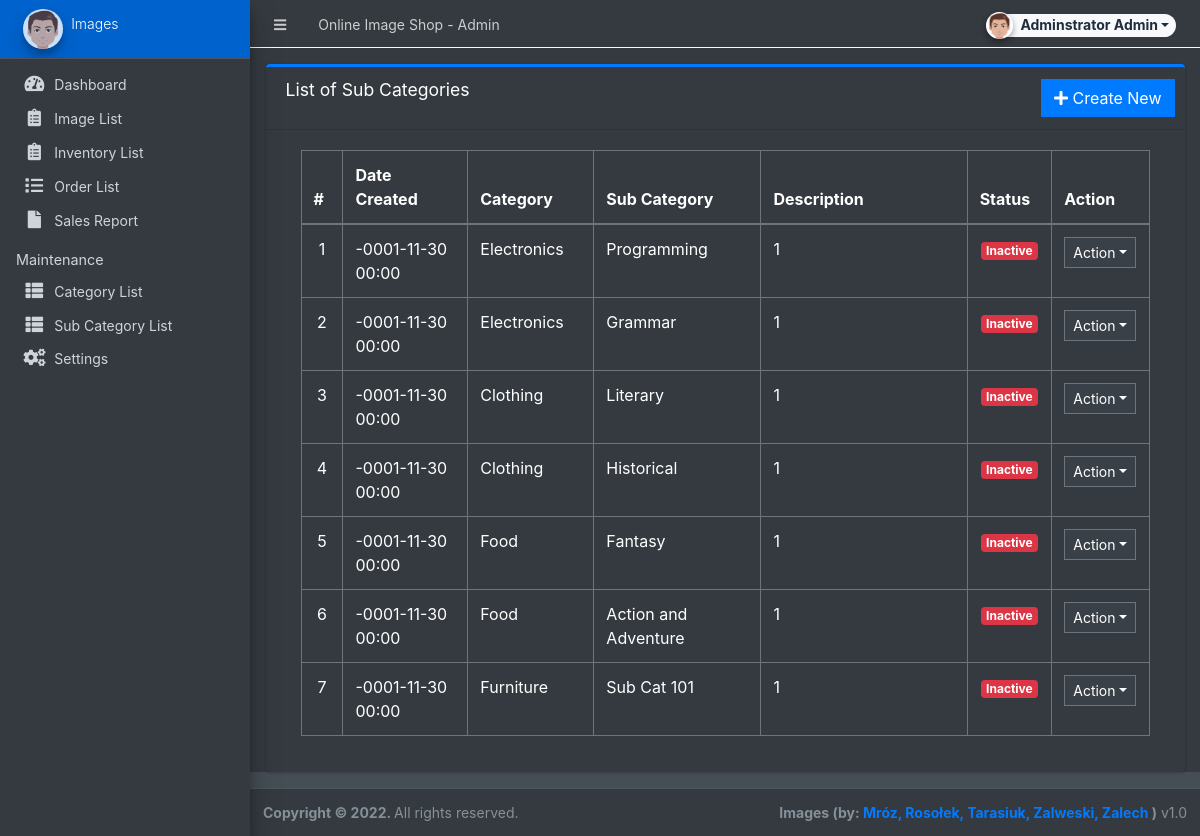
Before: /admin/?page=maintenance/sub_category (signed in) with the older database file.
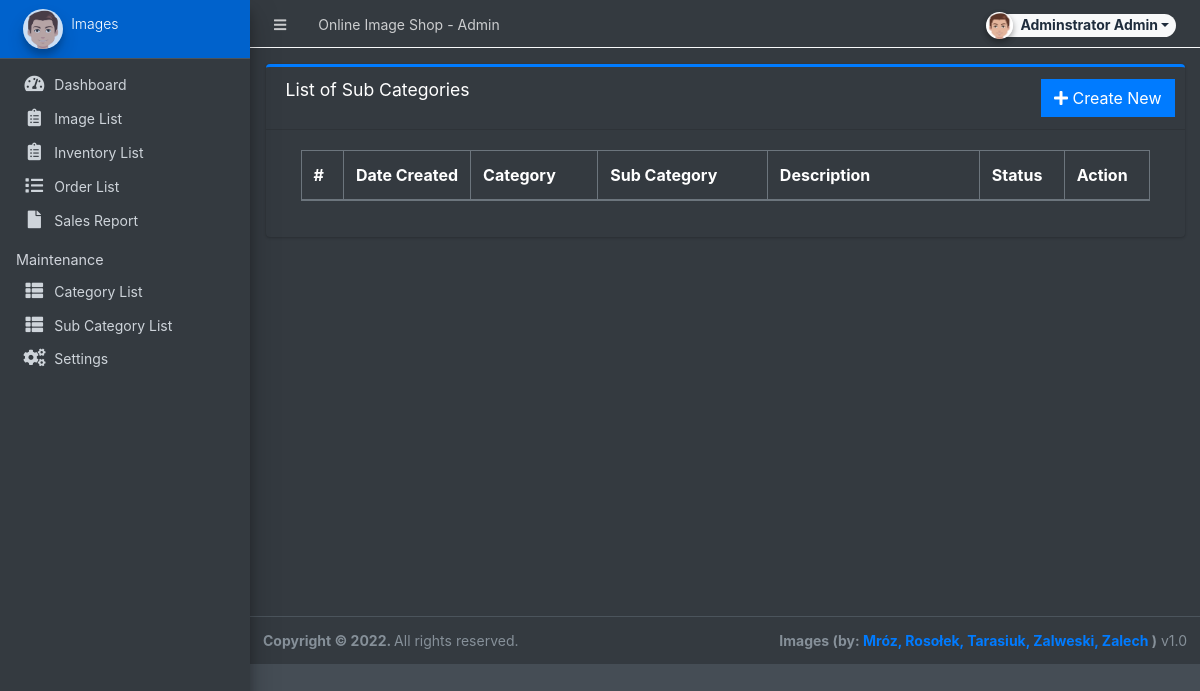
After: the same page with the newer database file.
### tables this page shows
CREATE TABLE `sub_categories` (
  `id` int(30) NOT NULL,
  `parent_id` int(30) NOT NULL,
  `sub_category` varchar(255) NOT NULL,
  `status` tinyint(1) NOT NULL DEFAULT 1,
  `date_created` datetime NOT NULL DEFAULT current_timestamp(),
  `description` text NOT NULL
);

CREATE TABLE `categories` (
  `id` int(30) NOT NULL,
  `category` varchar(255) NOT NULL,
  `status` tinyint(1) NOT NULL DEFAULT 1,
  `date_created` datetime NOT NULL DEFAULT current_timestamp(),
  `description` text DEFAULT NULL
);

### admin/maintenance/sub_category.php (the view, shortened to what this page needs)
<div class="card card-outline card-primary">
	<div class="card-header">
		<h3 class="card-title">List of Sub Categories</h3>
		<div class="card-tools">
			<a href="?page=maintenance/manage_sub_category" class="btn btn-flat btn-primary"><span class="fas fa-plus"></span> Create New</a>
		</div>
	</div>
	<div class="card-body">
		<div class="container-fluid">
			<div class="container-fluid">
				<table class="table table-bordered table-stripped">
					<colgroup>
						<col width="5%">
						<col width="15%">
						<col width="15%">
						<col width="20%">
						<col width="25%">
						<col width="10%">
						<col width="10%">
					</colgroup>
					<thead>
						<tr>
							<th>#</th>
							<th>Date Created</th>
							<th>Category</th>
							<th>Sub Category</th>
							<th>Description</th>
							<th>Status</th>
							<th>Action</th>
						</tr>
					</thead>
					<tbody>
						<?php
						$i = 1;
						$qry = $conn->query("SELECT s.*,c.category from `sub_categories` s inner join `categories` c on c.id = s.parent_id order by unix_timestamp(s.date_created) desc ");
						while ($row = $qry->fetch_assoc()) :
							$row['description'] = strip_tags(stripslashes(html_entity_decode($row['description'])));
						?>
							<tr>
								<td class="text-center"><?php echo $i++; ?></td>
								<td><?php echo date("Y-m-d H:i", strtotime($row['date_created'])) ?></td>
								<td><?php echo $row['category'] ?></td>
								<td><?php echo $row['sub_category'] ?></td>
								<td>
									<p class="truncate-1 m-0"><?php echo $row['description'] ?></p>
								</td>
								<td class="text-center">
									<?php if ($row['status'] == 1) : ?>
										<span class="badge badge-success">Active</span>
									<?php else : ?>
										<span class="badge badge-danger">Inactive</span>
									<?php endif; ?>
								</td>
								<td align="center">
									<button type="button" class="btn btn-flat btn-default btn-sm dropdown-toggle dropdown-icon" data-toggle="dropdown">
										Action
									</button>
								</td>
							</tr>
						<?php endwhile; ?>
					</tbody>
				</table>
			</div>
		</div>
	</div>
</div>

Changed rows visible on the page:
removed sub_categories: date_created "-0001-11-30 00:00", categories.category "Electronics", sub_category "Programming", description "1", status "Inactive"
removed sub_categories: date_created "-0001-11-30 00:00", categories.category "Electronics", sub_category "Grammar", description "1", status "Inactive"
removed sub_categories: date_created "-0001-11-30 00:00", categories.category "Clothing", sub_category "Literary", description "1", status "Inactive"
removed sub_categories: date_created "-0001-11-30 00:00", categories.category "Clothing", sub_category "Historical", description "1", status "Inactive"
removed sub_categories: date_created "-0001-11-30 00:00", categories.category "Food", sub_category "Fantasy", description "1", status "Inactive"
removed sub_categories: date_created "-0001-11-30 00:00", categories.category "Food", sub_category "Action and Adventure", description "1", status "Inactive"
removed sub_categories: date_created "-0001-11-30 00:00", categories.category "Furniture", sub_category "Sub Cat 101", description "1", status "Inactive"
